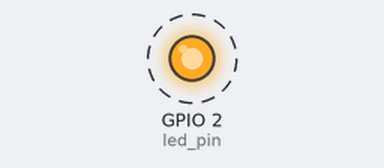
A sketch run on a simulated ESP32. On the bench: output pins drawn as LEDs (lit = HIGH). Dashed ring = blinking. What the sketch prints to the serial monitor is not drawn.

Above: at 0.2 s.
Timing chart, 0 to 3.0 s (numbered marks = the images above):
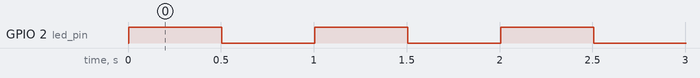

The sketch:

W1_Blink.ino
```cpp
// 引入常量与变量。
const unsigned long BAUD_RATE = 115200;
const int led_pin= 2;

int blink_count = 0;
bool led_on = false;

void setup() {
  // 初始化串口。
  Serial.begin(BAUD_RATE);
  // 设置led引脚。
  pinMode(led_pin,OUTPUT);
  // 打印开头
  Serial.printf("[BOOT] W1_Blink v0.1 | %lu | compiled %s %s\n", BAUD_RATE, __DATE__, __TIME__);
  Serial.println("[INIT] pin=2 mode=OUTPUT interval=500ms");
}

void loop() {
  // 翻转状态，开始计数。
  led_on = !led_on;
  blink_count++;
  digitalWrite(led_pin, led_on ? HIGH : LOW);

  // 根据变化打印。
  Serial.printf("[T=%lu] led=%s count=%d\n", millis(), led_on ? "ON" : "OFF", blink_count);

  // 延时。
  delay(500);
}
```

Measured:
- by itself, GPIO 2 (led_pin): alternates HIGH for 0.50 s and LOW for 0.50 s
